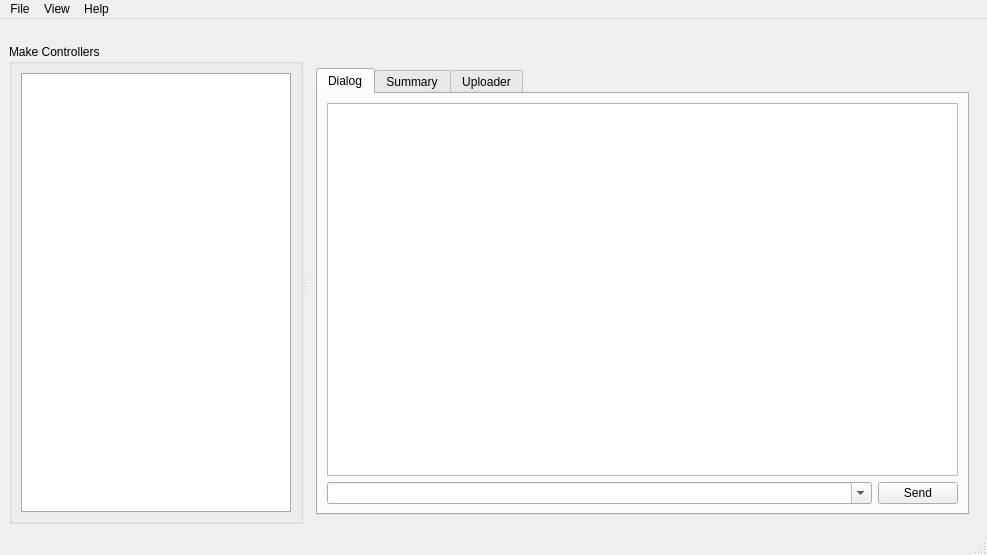
<ui version="4.0" >
 <class>McHelperWindow</class>
 <widget class="QMainWindow" name="McHelperWindow" >
  <property name="geometry" >
   <rect>
    <x>0</x>
    <y>0</y>
    <width>987</width>
    <height>555</height>
   </rect>
  </property>
  <property name="sizePolicy" >
   <sizepolicy vsizetype="Preferred" hsizetype="Preferred" >
    <horstretch>0</horstretch>
    <verstretch>0</verstretch>
   </sizepolicy>
  </property>
  <property name="windowTitle" >
   <string>Make Controller Helper</string>
  </property>
  <property name="unifiedTitleAndToolBarOnMac" >
   <bool>false</bool>
  </property>
  <widget class="QWidget" name="centralwidget" >
   <layout class="QVBoxLayout" >
    <item>
     <spacer>
      <property name="orientation" >
       <enum>Qt::Vertical</enum>
      </property>
      <property name="sizeType" >
       <enum>QSizePolicy::Fixed</enum>
      </property>
      <property name="sizeHint" >
       <size>
        <width>20</width>
        <height>16</height>
       </size>
      </property>
     </spacer>
    </item>
    <item>
     <widget class="QSplitter" name="splitter" >
      <property name="orientation" >
       <enum>Qt::Horizontal</enum>
      </property>
      <widget class="QGroupBox" name="groupBoxDevices" >
       <property name="sizePolicy" >
        <sizepolicy vsizetype="Expanding" hsizetype="Expanding" >
         <horstretch>0</horstretch>
         <verstretch>0</verstretch>
        </sizepolicy>
       </property>
       <property name="title" >
        <string>Make Controllers</string>
       </property>
       <layout class="QVBoxLayout" >
        <property name="spacing" >
         <number>6</number>
        </property>
        <property name="leftMargin" >
         <number>9</number>
        </property>
        <property name="topMargin" >
         <number>9</number>
        </property>
        <property name="rightMargin" >
         <number>9</number>
        </property>
        <property name="bottomMargin" >
         <number>9</number>
        </property>
        <item>
         <widget class="QListWidget" name="listWidget" >
          <property name="palette" >
           <palette>
            <active>
             <colorrole role="WindowText" >
              <brush brushstyle="SolidPattern" >
               <color alpha="255" >
                <red>0</red>
                <green>0</green>
                <blue>0</blue>
               </color>
              </brush>
             </colorrole>
             <colorrole role="Button" >
              <brush brushstyle="SolidPattern" >
               <color alpha="255" >
                <red>203</red>
                <green>219</green>
                <blue>235</blue>
               </color>
              </brush>
             </colorrole>
             <colorrole role="Light" >
              <brush brushstyle="SolidPattern" >
               <color alpha="255" >
                <red>255</red>
                <green>255</green>
                <blue>255</blue>
               </color>
              </brush>
             </colorrole>
             <colorrole role="Midlight" >
              <brush brushstyle="SolidPattern" >
               <color alpha="255" >
                <red>229</red>
                <green>237</green>
                <blue>245</blue>
               </color>
              </brush>
             </colorrole>
             <colorrole role="Dark" >
              <brush brushstyle="SolidPattern" >
               <color alpha="255" >
                <red>101</red>
                <green>109</green>
                <blue>117</blue>
               </color>
              </brush>
             </colorrole>
             <colorrole role="Mid" >
              <brush brushstyle="SolidPattern" >
               <color alpha="255" >
                <red>135</red>
                <green>146</green>
                <blue>157</blue>
               </color>
              </brush>
             </colorrole>
             <colorrole role="Text" >
              <brush brushstyle="SolidPattern" >
               <color alpha="255" >
                <red>0</red>
                <green>0</green>
                <blue>0</blue>
               </color>
              </brush>
             </colorrole>
             <colorrole role="BrightText" >
              <brush brushstyle="SolidPattern" >
               <color alpha="255" >
                <red>255</red>
                <green>255</green>
                <blue>255</blue>
               </color>
              </brush>
             </colorrole>
             <colorrole role="ButtonText" >
              <brush brushstyle="SolidPattern" >
               <color alpha="255" >
                <red>0</red>
                <green>0</green>
                <blue>0</blue>
               </color>
              </brush>
             </colorrole>
             <colorrole role="Base" >
              <brush brushstyle="SolidPattern" >
               <color alpha="255" >
                <red>255</red>
                <green>255</green>
                <blue>255</blue>
               </color>
              </brush>
             </colorrole>
             <colorrole role="Window" >
              <brush brushstyle="SolidPattern" >
               <color alpha="255" >
                <red>203</red>
                <green>219</green>
                <blue>235</blue>
               </color>
              </brush>
             </colorrole>
             <colorrole role="Shadow" >
              <brush brushstyle="SolidPattern" >
               <color alpha="255" >
                <red>0</red>
                <green>0</green>
                <blue>0</blue>
               </color>
              </brush>
             </colorrole>
             <colorrole role="Highlight" >
              <brush brushstyle="SolidPattern" >
               <color alpha="255" >
                <red>49</red>
                <green>106</green>
                <blue>197</blue>
               </color>
              </brush>
             </colorrole>
             <colorrole role="HighlightedText" >
              <brush brushstyle="SolidPattern" >
               <color alpha="255" >
                <red>255</red>
                <green>255</green>
                <blue>255</blue>
               </color>
              </brush>
             </colorrole>
             <colorrole role="Link" >
              <brush brushstyle="SolidPattern" >
               <color alpha="255" >
                <red>0</red>
                <green>0</green>
                <blue>255</blue>
               </color>
              </brush>
             </colorrole>
             <colorrole role="LinkVisited" >
              <brush brushstyle="SolidPattern" >
               <color alpha="255" >
                <red>255</red>
                <green>0</green>
                <blue>255</blue>
               </color>
              </brush>
             </colorrole>
             <colorrole role="AlternateBase" >
              <brush brushstyle="SolidPattern" >
               <color alpha="255" >
                <red>229</red>
                <green>237</green>
                <blue>245</blue>
               </color>
              </brush>
             </colorrole>
            </active>
            <inactive>
             <colorrole role="WindowText" >
              <brush brushstyle="SolidPattern" >
               <color alpha="255" >
                <red>0</red>
                <green>0</green>
                <blue>0</blue>
               </color>
              </brush>
             </colorrole>
             <colorrole role="Button" >
              <brush brushstyle="SolidPattern" >
               <color alpha="255" >
                <red>203</red>
                <green>219</green>
                <blue>235</blue>
               </color>
              </brush>
             </colorrole>
             <colorrole role="Light" >
              <brush brushstyle="SolidPattern" >
               <color alpha="255" >
                <red>255</red>
                <green>255</green>
                <blue>255</blue>
               </color>
              </brush>
             </colorrole>
             <colorrole role="Midlight" >
              <brush brushstyle="SolidPattern" >
               <color alpha="255" >
                <red>229</red>
                <green>237</green>
                <blue>245</blue>
               </color>
              </brush>
             </colorrole>
             <colorrole role="Dark" >
              <brush brushstyle="SolidPattern" >
               <color alpha="255" >
                <red>101</red>
                <green>109</green>
                <blue>117</blue>
               </color>
              </brush>
             </colorrole>
             <colorrole role="Mid" >
              <brush brushstyle="SolidPattern" >
               <color alpha="255" >
                <red>135</red>
                <green>146</green>
                <blue>157</blue>
               </color>
              </brush>
             </colorrole>
             <colorrole role="Text" >
              <brush brushstyle="SolidPattern" >
               <color alpha="255" >
                <red>0</red>
                <green>0</green>
                <blue>0</blue>
               </color>
              </brush>
             </colorrole>
             <colorrole role="BrightText" >
              <brush brushstyle="SolidPattern" >
               <color alpha="255" >
                <red>255</red>
                <green>255</green>
                <blue>255</blue>
               </color>
              </brush>
             </colorrole>
             <colorrole role="ButtonText" >
              <brush brushstyle="SolidPattern" >
               <color alpha="255" >
                <red>0</red>
                <green>0</green>
                <blue>0</blue>
               </color>
              </brush>
             </colorrole>
             <colorrole role="Base" >
              <brush brushstyle="SolidPattern" >
               <color alpha="255" >
                <red>255</red>
                <green>255</green>
                <blue>255</blue>
               </color>
              </brush>
             </colorrole>
             <colorrole role="Window" >
              <brush brushstyle="SolidPattern" >
               <color alpha="255" >
                <red>203</red>
                <green>219</green>
                <blue>235</blue>
               </color>
              </brush>
             </colorrole>
             <colorrole role="Shadow" >
              <brush brushstyle="SolidPattern" >
               <color alpha="255" >
                <red>0</red>
                <green>0</green>
                <blue>0</blue>
               </color>
              </brush>
             </colorrole>
             <colorrole role="Highlight" >
              <brush brushstyle="SolidPattern" >
               <color alpha="255" >
                <red>49</red>
                <green>106</green>
                <blue>197</blue>
               </color>
              </brush>
             </colorrole>
             <colorrole role="HighlightedText" >
              <brush brushstyle="SolidPattern" >
               <color alpha="255" >
                <red>255</red>
                <green>255</green>
                <blue>255</blue>
               </color>
              </brush>
             </colorrole>
             <colorrole role="Link" >
              <brush brushstyle="SolidPattern" >
               <color alpha="255" >
                <red>0</red>
                <green>0</green>
                <blue>255</blue>
               </color>
              </brush>
             </colorrole>
             <colorrole role="LinkVisited" >
              <brush brushstyle="SolidPattern" >
               <color alpha="255" >
                <red>255</red>
                <green>0</green>
                <blue>255</blue>
               </color>
              </brush>
             </colorrole>
             <colorrole role="AlternateBase" >
              <brush brushstyle="SolidPattern" >
               <color alpha="255" >
                <red>229</red>
                <green>237</green>
                <blue>245</blue>
               </color>
              </brush>
             </colorrole>
            </inactive>
            <disabled>
             <colorrole role="WindowText" >
              <brush brushstyle="SolidPattern" >
               <color alpha="255" >
                <red>101</red>
                <green>109</green>
                <blue>117</blue>
               </color>
              </brush>
             </colorrole>
             <colorrole role="Button" >
              <brush brushstyle="SolidPattern" >
               <color alpha="255" >
                <red>203</red>
                <green>219</green>
                <blue>235</blue>
               </color>
              </brush>
             </colorrole>
             <colorrole role="Light" >
              <brush brushstyle="SolidPattern" >
               <color alpha="255" >
                <red>255</red>
                <green>255</green>
                <blue>255</blue>
               </color>
              </brush>
             </colorrole>
             <colorrole role="Midlight" >
              <brush brushstyle="SolidPattern" >
               <color alpha="255" >
                <red>229</red>
                <green>237</green>
                <blue>245</blue>
               </color>
              </brush>
             </colorrole>
             <colorrole role="Dark" >
              <brush brushstyle="SolidPattern" >
               <color alpha="255" >
                <red>101</red>
                <green>109</green>
                <blue>117</blue>
               </color>
              </brush>
             </colorrole>
             <colorrole role="Mid" >
              <brush brushstyle="SolidPattern" >
               <color alpha="255" >
                <red>135</red>
                <green>146</green>
                <blue>157</blue>
               </color>
              </brush>
             </colorrole>
             <colorrole role="Text" >
              <brush brushstyle="SolidPattern" >
               <color alpha="255" >
                <red>101</red>
                <green>109</green>
                <blue>117</blue>
               </color>
              </brush>
             </colorrole>
             <colorrole role="BrightText" >
              <brush brushstyle="SolidPattern" >
               <color alpha="255" >
                <red>255</red>
                <green>255</green>
                <blue>255</blue>
               </color>
              </brush>
             </colorrole>
             <colorrole role="ButtonText" >
              <brush brushstyle="SolidPattern" >
               <color alpha="255" >
                <red>101</red>
                <green>109</green>
                <blue>117</blue>
               </color>
              </brush>
             </colorrole>
             <colorrole role="Base" >
              <brush brushstyle="SolidPattern" >
               <color alpha="255" >
                <red>203</red>
                <green>219</green>
                <blue>235</blue>
               </color>
              </brush>
             </colorrole>
             <colorrole role="Window" >
              <brush brushstyle="SolidPattern" >
               <color alpha="255" >
                <red>203</red>
                <green>219</green>
                <blue>235</blue>
               </color>
              </brush>
             </colorrole>
             <colorrole role="Shadow" >
              <brush brushstyle="SolidPattern" >
               <color alpha="255" >
                <red>0</red>
                <green>0</green>
                <blue>0</blue>
               </color>
              </brush>
             </colorrole>
             <colorrole role="Highlight" >
              <brush brushstyle="SolidPattern" >
               <color alpha="255" >
                <red>49</red>
                <green>106</green>
                <blue>197</blue>
               </color>
              </brush>
             </colorrole>
             <colorrole role="HighlightedText" >
              <brush brushstyle="SolidPattern" >
               <color alpha="255" >
                <red>255</red>
                <green>255</green>
                <blue>255</blue>
               </color>
              </brush>
             </colorrole>
             <colorrole role="Link" >
              <brush brushstyle="SolidPattern" >
               <color alpha="255" >
                <red>0</red>
                <green>0</green>
                <blue>255</blue>
               </color>
              </brush>
             </colorrole>
             <colorrole role="LinkVisited" >
              <brush brushstyle="SolidPattern" >
               <color alpha="255" >
                <red>255</red>
                <green>0</green>
                <blue>255</blue>
               </color>
              </brush>
             </colorrole>
             <colorrole role="AlternateBase" >
              <brush brushstyle="SolidPattern" >
               <color alpha="255" >
                <red>203</red>
                <green>219</green>
                <blue>235</blue>
               </color>
              </brush>
             </colorrole>
            </disabled>
           </palette>
          </property>
          <property name="focusPolicy" >
           <enum>Qt::WheelFocus</enum>
          </property>
          <property name="frameShape" >
           <enum>QFrame::StyledPanel</enum>
          </property>
          <property name="showDropIndicator" stdset="0" >
           <bool>true</bool>
          </property>
          <property name="dragEnabled" >
           <bool>true</bool>
          </property>
          <property name="alternatingRowColors" >
           <bool>false</bool>
          </property>
         </widget>
        </item>
       </layout>
      </widget>
      <widget class="QWidget" name="layoutWidget" >
       <layout class="QVBoxLayout" >
        <item>
         <spacer>
          <property name="orientation" >
           <enum>Qt::Vertical</enum>
          </property>
          <property name="sizeType" >
           <enum>QSizePolicy::Fixed</enum>
          </property>
          <property name="sizeHint" >
           <size>
            <width>20</width>
            <height>15</height>
           </size>
          </property>
         </spacer>
        </item>
        <item>
         <widget class="QTabWidget" name="tabWidget" >
          <property name="focusPolicy" >
           <enum>Qt::NoFocus</enum>
          </property>
          <property name="currentIndex" >
           <number>0</number>
          </property>
          <widget class="QWidget" name="dialogTab" >
           <attribute name="title" >
            <string>Dialog</string>
           </attribute>
           <layout class="QVBoxLayout" >
            <item>
             <widget class="QTreeView" name="treeView" >
              <property name="rootIsDecorated" >
               <bool>false</bool>
              </property>
              <property name="itemsExpandable" >
               <bool>false</bool>
              </property>
             </widget>
            </item>
            <item>
             <layout class="QHBoxLayout" >
              <item>
               <widget class="QComboBox" name="commandLine" >
                <property name="sizePolicy" >
                 <sizepolicy vsizetype="Fixed" hsizetype="Expanding" >
                  <horstretch>0</horstretch>
                  <verstretch>0</verstretch>
                 </sizepolicy>
                </property>
                <property name="maximumSize" >
                 <size>
                  <width>16777215</width>
                  <height>16777215</height>
                 </size>
                </property>
                <property name="editable" >
                 <bool>true</bool>
                </property>
                <property name="currentIndex" >
                 <number>-1</number>
                </property>
                <property name="maxCount" >
                 <number>10</number>
                </property>
                <property name="insertPolicy" >
                 <enum>QComboBox::NoInsert</enum>
                </property>
                <property name="autoCompletionCaseSensitivity" >
                 <enum>Qt::CaseSensitive</enum>
                </property>
                <property name="frame" >
                 <bool>true</bool>
                </property>
               </widget>
              </item>
              <item>
               <widget class="QPushButton" name="sendButton" >
                <property name="text" >
                 <string>Send</string>
                </property>
               </widget>
              </item>
             </layout>
            </item>
           </layout>
          </widget>
          <widget class="QWidget" name="inspectorTab" >
           <attribute name="title" >
            <string>Summary</string>
           </attribute>
           <layout class="QHBoxLayout" >
            <item>
             <layout class="QGridLayout" >
              <item row="0" column="0" >
               <widget class="QLabel" name="systemNameLabel" >
                <property name="toolTip" >
                 <string>This board's name - edit to give this board a new name.</string>
                </property>
                <property name="text" >
                 <string>Name:</string>
                </property>
                <property name="alignment" >
                 <set>Qt::AlignRight|Qt::AlignTrailing|Qt::AlignVCenter</set>
                </property>
                <property name="buddy" >
                 <cstring>systemName</cstring>
                </property>
               </widget>
              </item>
              <item row="0" column="1" colspan="5" >
               <widget class="QLineEdit" name="systemName" />
              </item>
              <item row="1" column="0" >
               <widget class="QLabel" name="seriaNumberLabel" >
                <property name="toolTip" >
                 <string>This board's serial number to uniquely identify it.</string>
                </property>
                <property name="text" >
                 <string>Serial Number:</string>
                </property>
                <property name="alignment" >
                 <set>Qt::AlignRight|Qt::AlignTrailing|Qt::AlignVCenter</set>
                </property>
                <property name="buddy" >
                 <cstring>systemSerialNumber</cstring>
                </property>
               </widget>
              </item>
              <item row="1" column="1" colspan="5" >
               <widget class="QLineEdit" name="systemSerialNumber" />
              </item>
              <item row="2" column="0" >
               <widget class="QLabel" name="firmwareVersionLabel" >
                <property name="toolTip" >
                 <string>The version of the program running on the Make Controller.</string>
                </property>
                <property name="text" >
                 <string>Firmware Version:</string>
                </property>
                <property name="alignment" >
                 <set>Qt::AlignRight|Qt::AlignTrailing|Qt::AlignVCenter</set>
                </property>
                <property name="buddy" >
                 <cstring>systemFirmwareVersion</cstring>
                </property>
               </widget>
              </item>
              <item row="2" column="1" colspan="5" >
               <widget class="QLineEdit" name="systemFirmwareVersion" >
                <property name="focusPolicy" >
                 <enum>Qt::NoFocus</enum>
                </property>
                <property name="readOnly" >
                 <bool>true</bool>
                </property>
               </widget>
              </item>
              <item row="3" column="0" >
               <widget class="QLabel" name="freeMemoryLabel" >
                <property name="toolTip" >
                 <string>The available memory for this board, in bytes.</string>
                </property>
                <property name="text" >
                 <string>Free Memory:</string>
                </property>
                <property name="alignment" >
                 <set>Qt::AlignRight|Qt::AlignTrailing|Qt::AlignVCenter</set>
                </property>
                <property name="buddy" >
                 <cstring>systemFreeMemory</cstring>
                </property>
               </widget>
              </item>
              <item row="3" column="1" colspan="5" >
               <widget class="QLineEdit" name="systemFreeMemory" >
                <property name="focusPolicy" >
                 <enum>Qt::NoFocus</enum>
                </property>
                <property name="readOnly" >
                 <bool>true</bool>
                </property>
               </widget>
              </item>
              <item row="4" column="1" colspan="5" >
               <widget class="Line" name="line_2" >
                <property name="orientation" >
                 <enum>Qt::Horizontal</enum>
                </property>
               </widget>
              </item>
              <item row="4" column="0" >
               <spacer>
                <property name="orientation" >
                 <enum>Qt::Horizontal</enum>
                </property>
                <property name="sizeHint" >
                 <size>
                  <width>20</width>
                  <height>40</height>
                 </size>
                </property>
               </spacer>
              </item>
              <item row="5" column="0" >
               <widget class="QLabel" name="ipAddressLabel" >
                <property name="toolTip" >
                 <string>This board's network address.</string>
                </property>
                <property name="text" >
                 <string>IP Address:</string>
                </property>
                <property name="alignment" >
                 <set>Qt::AlignRight|Qt::AlignTrailing|Qt::AlignVCenter</set>
                </property>
                <property name="buddy" >
                 <cstring>netAddressLineEdit</cstring>
                </property>
               </widget>
              </item>
              <item row="5" column="1" colspan="5" >
               <widget class="QLineEdit" name="netAddressLineEdit" />
              </item>
              <item row="6" column="0" >
               <widget class="QLabel" name="netMaskLabel" >
                <property name="toolTip" >
                 <string>This board's network mask.</string>
                </property>
                <property name="text" >
                 <string>Network Mask:</string>
                </property>
                <property name="alignment" >
                 <set>Qt::AlignRight|Qt::AlignTrailing|Qt::AlignVCenter</set>
                </property>
               </widget>
              </item>
              <item row="6" column="1" colspan="5" >
               <widget class="QLineEdit" name="netMaskLineEdit" />
              </item>
              <item row="7" column="0" >
               <widget class="QLabel" name="gatewayLabel" >
                <property name="toolTip" >
                 <string>The router/gateway for the network this board is connected to.</string>
                </property>
                <property name="text" >
                 <string>Gateway/Router:</string>
                </property>
                <property name="alignment" >
                 <set>Qt::AlignRight|Qt::AlignTrailing|Qt::AlignVCenter</set>
                </property>
                <property name="buddy" >
                 <cstring>netGatewayLineEdit</cstring>
                </property>
               </widget>
              </item>
              <item row="7" column="1" colspan="5" >
               <widget class="QLineEdit" name="netGatewayLineEdit" />
              </item>
              <item row="8" column="0" >
               <widget class="QLabel" name="udpListenLabel" >
                <property name="toolTip" >
                 <string>The port that this board listens on for OSC messages.</string>
                </property>
                <property name="text" >
                 <string> UDP Port (Listening):</string>
                </property>
                <property name="alignment" >
                 <set>Qt::AlignRight|Qt::AlignTrailing|Qt::AlignVCenter</set>
                </property>
                <property name="buddy" >
                 <cstring>netMaskLineEdit</cstring>
                </property>
               </widget>
              </item>
              <item row="8" column="1" colspan="2" >
               <widget class="QLineEdit" name="udpListenPort" >
                <property name="readOnly" >
                 <bool>false</bool>
                </property>
               </widget>
              </item>
              <item row="8" column="3" >
               <widget class="QLabel" name="udpSendLabel" >
                <property name="toolTip" >
                 <string>The port this board will send OSC messages back on.</string>
                </property>
                <property name="text" >
                 <string>UDP Port (Sending):</string>
                </property>
                <property name="buddy" >
                 <cstring>udpSendPort</cstring>
                </property>
               </widget>
              </item>
              <item row="8" column="4" colspan="2" >
               <widget class="QLineEdit" name="udpSendPort" >
                <property name="readOnly" >
                 <bool>false</bool>
                </property>
               </widget>
              </item>
              <item row="9" column="0" >
               <spacer>
                <property name="orientation" >
                 <enum>Qt::Horizontal</enum>
                </property>
                <property name="sizeHint" >
                 <size>
                  <width>40</width>
                  <height>20</height>
                 </size>
                </property>
               </spacer>
              </item>
              <item row="9" column="1" >
               <widget class="QCheckBox" name="dhcpCheckBox" >
                <property name="toolTip" >
                 <string>DHCP allows the Make Controller to automatically get an IP address when connected to a network.</string>
                </property>
                <property name="layoutDirection" >
                 <enum>Qt::LeftToRight</enum>
                </property>
                <property name="text" >
                 <string>DHCP</string>
                </property>
               </widget>
              </item>
              <item row="9" column="2" >
               <widget class="QCheckBox" name="webserverCheckBox" >
                <property name="toolTip" >
                 <string>Controls the demo web server on the Make Controller.</string>
                </property>
                <property name="text" >
                 <string>Webserver</string>
                </property>
               </widget>
              </item>
              <item row="9" column="3" colspan="3" >
               <spacer>
                <property name="orientation" >
                 <enum>Qt::Horizontal</enum>
                </property>
                <property name="sizeHint" >
                 <size>
                  <width>20</width>
                  <height>40</height>
                 </size>
                </property>
               </spacer>
              </item>
              <item row="10" column="0" colspan="4" >
               <spacer>
                <property name="orientation" >
                 <enum>Qt::Horizontal</enum>
                </property>
                <property name="sizeHint" >
                 <size>
                  <width>40</width>
                  <height>20</height>
                 </size>
                </property>
               </spacer>
              </item>
              <item row="10" column="5" >
               <widget class="QPushButton" name="applyChangesButton" >
                <property name="text" >
                 <string>Apply</string>
                </property>
               </widget>
              </item>
              <item row="10" column="4" >
               <widget class="QPushButton" name="revertChangesButton" >
                <property name="text" >
                 <string>Revert</string>
                </property>
               </widget>
              </item>
             </layout>
            </item>
            <item>
             <spacer>
              <property name="orientation" >
               <enum>Qt::Horizontal</enum>
              </property>
              <property name="sizeHint" >
               <size>
                <width>40</width>
                <height>20</height>
               </size>
              </property>
             </spacer>
            </item>
           </layout>
          </widget>
          <widget class="QWidget" name="uploaderTab" >
           <attribute name="title" >
            <string>Uploader</string>
           </attribute>
           <layout class="QVBoxLayout" >
            <item>
             <widget class="QGroupBox" name="uploaderGroupBox" >
              <property name="title" >
               <string/>
              </property>
              <property name="alignment" >
               <set>Qt::AlignHCenter|Qt::AlignTop</set>
              </property>
              <layout class="QVBoxLayout" >
               <item>
                <layout class="QGridLayout" >
                 <item row="0" column="0" colspan="2" >
                  <widget class="QLabel" name="label_9" >
                   <property name="text" >
                    <string>Select a .bin file to upload to your Make Controller.</string>
                   </property>
                   <property name="alignment" >
                    <set>Qt::AlignCenter</set>
                   </property>
                  </widget>
                 </item>
                 <item row="1" column="0" >
                  <widget class="QComboBox" name="fileSelectText" >
                   <property name="editable" >
                    <bool>true</bool>
                   </property>
                   <property name="insertPolicy" >
                    <enum>QComboBox::InsertAtTop</enum>
                   </property>
                   <property name="minimumContentsLength" >
                    <number>1</number>
                   </property>
                  </widget>
                 </item>
                 <item row="1" column="1" >
                  <widget class="QPushButton" name="fileSelectButton" >
                   <property name="focusPolicy" >
                    <enum>Qt::NoFocus</enum>
                   </property>
                   <property name="text" >
                    <string>Browse...</string>
                   </property>
                  </widget>
                 </item>
                 <item row="3" column="0" >
                  <widget class="QProgressBar" name="progressBar" >
                   <property name="value" >
                    <number>24</number>
                   </property>
                   <property name="orientation" >
                    <enum>Qt::Horizontal</enum>
                   </property>
                  </widget>
                 </item>
                 <item row="3" column="1" >
                  <widget class="QPushButton" name="uploadButton" >
                   <property name="focusPolicy" >
                    <enum>Qt::NoFocus</enum>
                   </property>
                   <property name="text" >
                    <string>Upload</string>
                   </property>
                  </widget>
                 </item>
                 <item row="2" column="0" colspan="2" >
                  <spacer>
                   <property name="orientation" >
                    <enum>Qt::Vertical</enum>
                   </property>
                   <property name="sizeType" >
                    <enum>QSizePolicy::Fixed</enum>
                   </property>
                   <property name="sizeHint" >
                    <size>
                     <width>20</width>
                     <height>5</height>
                    </size>
                   </property>
                  </spacer>
                 </item>
                </layout>
               </item>
              </layout>
             </widget>
            </item>
            <item>
             <spacer>
              <property name="orientation" >
               <enum>Qt::Vertical</enum>
              </property>
              <property name="sizeHint" >
               <size>
                <width>20</width>
                <height>40</height>
               </size>
              </property>
             </spacer>
            </item>
           </layout>
          </widget>
         </widget>
        </item>
       </layout>
      </widget>
     </widget>
    </item>
   </layout>
  </widget>
  <widget class="QMenuBar" name="menubar" >
   <property name="geometry" >
    <rect>
     <x>0</x>
     <y>0</y>
     <width>987</width>
     <height>22</height>
    </rect>
   </property>
   <widget class="QMenu" name="menuFile" >
    <property name="title" >
     <string>File</string>
    </property>
    <addaction name="actionAboutMchelper" />
    <addaction name="actionPreferences" />
   </widget>
   <widget class="QMenu" name="menuHelp" >
    <property name="title" >
     <string>Help</string>
    </property>
    <addaction name="actionMchelper_Help" />
    <addaction name="actionOSC_Tutorial" />
    <addaction name="separator" />
    <addaction name="actionCheckForUpdates" />
   </widget>
   <widget class="QMenu" name="menuView" >
    <property name="title" >
     <string>View</string>
    </property>
    <addaction name="actionClearOutputWindow" />
    <addaction name="actionHide_OSC_Messages" />
   </widget>
   <addaction name="menuFile" />
   <addaction name="menuView" />
   <addaction name="menuHelp" />
  </widget>
  <widget class="QStatusBar" name="statusbar" />
  <action name="actionAboutMchelper" >
   <property name="text" >
    <string>About mchelper...</string>
   </property>
  </action>
  <action name="actionClearOutput" >
   <property name="text" >
    <string>Clear Output</string>
   </property>
   <property name="shortcut" >
    <string>Ctrl+X</string>
   </property>
   <property name="shortcutContext" >
    <enum>Qt::ApplicationShortcut</enum>
   </property>
  </action>
  <action name="actionPreferences" >
   <property name="text" >
    <string>Preferences...</string>
   </property>
  </action>
  <action name="actionMchelper_Help" >
   <property name="text" >
    <string>mchelper Help</string>
   </property>
  </action>
  <action name="actionOSC_Tutorial" >
   <property name="text" >
    <string>OSC Tutorial</string>
   </property>
  </action>
  <action name="actionHide_OSC_Messages" >
   <property name="checkable" >
    <bool>true</bool>
   </property>
   <property name="text" >
    <string>Hide OSC Messages</string>
   </property>
   <property name="toolTip" >
    <string>Hide OSC Messages</string>
   </property>
  </action>
  <action name="actionClearOutputWindow" >
   <property name="text" >
    <string>Clear Output Window</string>
   </property>
   <property name="shortcut" >
    <string>Ctrl+X</string>
   </property>
  </action>
  <action name="actionCheckForUpdates" >
   <property name="text" >
    <string>Check For Updates...</string>
   </property>
  </action>
 </widget>
 <layoutdefault spacing="6" margin="9" />
 <tabstops>
  <tabstop>commandLine</tabstop>
  <tabstop>systemName</tabstop>
  <tabstop>systemSerialNumber</tabstop>
  <tabstop>netAddressLineEdit</tabstop>
  <tabstop>netMaskLineEdit</tabstop>
  <tabstop>netGatewayLineEdit</tabstop>
  <tabstop>dhcpCheckBox</tabstop>
  <tabstop>webserverCheckBox</tabstop>
  <tabstop>fileSelectText</tabstop>
 </tabstops>
 <resources/>
 <connections/>
 <designerdata>
  <property name="gridDeltaX" >
   <number>10</number>
  </property>
  <property name="gridDeltaY" >
   <number>10</number>
  </property>
  <property name="gridSnapX" >
   <bool>true</bool>
  </property>
  <property name="gridSnapY" >
   <bool>true</bool>
  </property>
  <property name="gridVisible" >
   <bool>true</bool>
  </property>
 </designerdata>
</ui>
